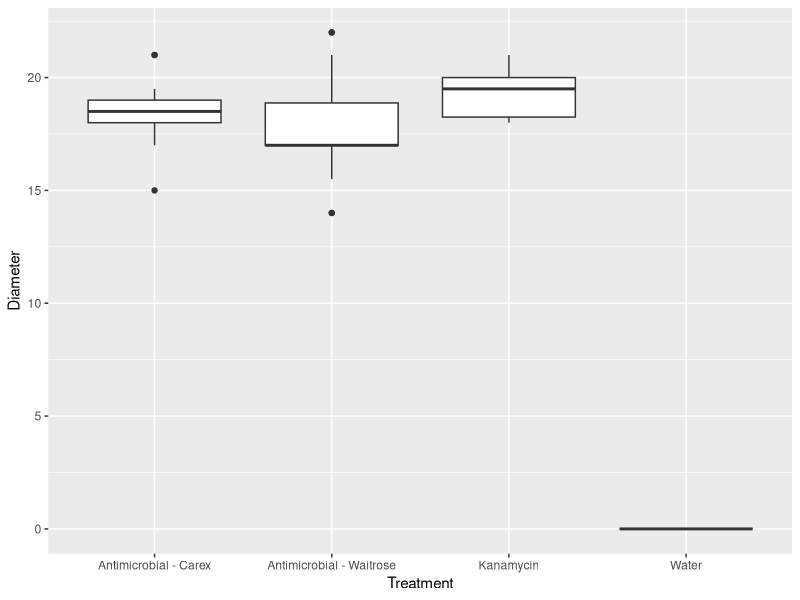

Here is the R script that generated this plot: (Note: this script raises an error after producing the figure.)
######################################################################
#                                                                    #
#   The effect of 2 different antimicrobial substances on the        #
#   prevention of E.Coli microbial growth.                           #
#                                                                    #
######################################################################

######################################################################
#                             Overview                               #
######################################################################

# The data included in ecoli.xlsx is from an investigation on the efficacy of  
# two different antimicrobial substances on preventing the growth of E.coli 
# microbe.The data measures diameter of inhibition zones around the antimicrobe,
# which gives an indication of bacterial growth prevention.

# The data is organised into two columns, one for type of antimicrobe
# and one for innoculation zone diameter. In each sheet there are two columns:
#    Only one type of antimicrobe is used: E.Coli - using same growth media.
#    Four antimicrobial agents: Waitrose Antibacterial hand wash, Carex handwash,
#           Kanamtcin antibiotic (positve control) and water (negative control)


######################################################################
#                            Set up                                  #
######################################################################

# Packages to Run
library(tidyverse) 
# for summarising and plotting
# Hadley Wickham (2017). tidyverse: Easily Install and Load the
# 'Tidyverse'. R package version 1.2.1.
# https://CRAN.R-project.org/package=tidyverse

library(readxl)
# for importing excel worksheets
# Hadley Wickham and Jennifer Bryan (2019). readxl: Read Excel
# Files. R package version 1.3.1.
# https://CRAN.R-project.org/package=readxl

library(writexl)
# For exporting summary of variables into an excel table format
# Ooms J (2023). writexl: Export Data Frames to Excel 'xlsx' Format. 
# R package version 1.4.2
# https://CRAN.R-project.org/package=writexl

######################################################################
#                    Import and describe data                        #
######################################################################

# Read in the excel data - Excell data is already in Tidy format
# so no need to reformat. There is only one dataset.
ecoli <- read_excel("raw_data/ecoli.xlsx")

# view data and check structure
View(ecoli)
str(ecoli)
# tibble [80 × 3] (S3: tbl_df/tbl/data.frame)
#   $ Bacteria : chr [1:80] "E.Coli" "E.Coli" "E.Coli" "E.Coli" ...
#   $ Treatment: chr [1:80] "Antimicrobial - Waitrose" "Antimicrobial - Waitrose" ...
#   $ Diameter : num [1:80] 22 15.5 17 18 20 17 19 17 18 16 ...

# Explore variables
ecoli %>% group_by(Treatment) %>% count()
# Total of 60 disks used for antimicrobial agent.
# 10 disks for kanamycin were used and randomly assigned to 10 plates
# 10 disks for water were used and randomly asigned to the remaining 10 plates
# Groups:   Treatment [4]
# Treatment     n
# <chr>     <int>
# 1 Carex        30
# 2 Kanamycin    10
# 3 Waitrose     30
# 4 Water        10

summary(ecoli$Diameter)
# No values in the dataset are extreme outliers / differ greatly from the majority
# All values for water are 0, lowest value from antimicrobials is 15
# The diameter variable is a measure that we would expect to be normally distributed.
#       Min. 1st Qu.  Median    Mean 3rd Qu.    Max. 
#       0.00   17.00   18.00   15.91   19.00   22.00 

######################################################################
#                     Exploratory Analysis                           #
######################################################################

# quick plot of the data
ggplot(data = ecoli,
       aes(x = Treatment, y = Diameter)) + 
  geom_boxplot()
# overall - Both antimicrobials appear to show similarities in efficacy, with
# values mainly falling between 17mm and 20mm. Both antimicrobes appear as
# effective as Kanamycin antibiotic used as positive control.

# Summarise the data
# Include mean, standard deviation(sd) and standard error(se)
ecolisum <- ecoli %>% 
  group_by(Treatment) %>% 
  summarise(mean = mean(Diameter),
            std = sd(Diameter),
            n = length(Diameter),
            se = std/sqrt(n))

# Export data as table to be used within lab report.
# Data exported in .xlsx format.
write_xlsx(ecolisum, "figures/Table2.xlsx")

# conclusion: n = 30 for each antimicrobial is relatively
# small but the design is balanced, the data includes little decimal places,
# meaning repeated values are common. Extreme values do not effect the data however.

# We will carry out a one-way ANOVA test.We have one explanatory variable, "Diameter" 
# comprising 4 levels. The data appears normally distributed therefore one-way 
# ANOVA is the desired test - we will check the assumptions after building the model

######################################################################
#                     Statistical Analysis                           #
######################################################################

# The one-way ANOVA test assumes the “residuals” are normally distributed and 
# have homogeneity of variance (variances around means of two or more samples 
# are considered equal).

# Run the one-way ANOVA to examine the effect of antimicrobial and whether their 
# effects are independant.
mod <- aov(data = ecoli, Diameter ~ Treatment)
# Summarise the data
summary(mod)

#             Df Sum Sq Mean Sq F value Pr(>F)    
# Treatment    3   2916   972.1   439.7 <2e-16 ***
# Residuals   76    168     2.2                   
# ---
# Signif. codes:  0 ‘***’ 0.001 ‘**’ 0.01 ‘*’ 0.05 ‘.’ 0.1 ‘ ’ 1

# There is a highly significant effect of Antimicrobial on the diameter (mm)
# of bacterial colonies (F = 439.7; d.f = 3, 76; p = <0.001).

# Post-Hoc test. Only done after significant ANOVA. The ANOVA tells you at least 
# two of means differ, the post-hoc test tells you where the differences are.
# Carry out a Tukey Honest Signifcant differences test to establish where 
# signifcant differences bewteen Antimicrobial treatment combinations are.
TukeyHSD(mod)
# $Treatment
#                                                   diff         lwr        upr     p adj
# Antimicrobe - Waitrose-Antimicrobe - Carex  -0.7333333  -1.7418237   0.275157 0.2324827
# Kanamycin-Antimicrobe - Carex                0.9333333  -0.4928874   2.359554 0.3210715
# Water-Antimicrobe - Carex                  -18.3666667 -19.7928874 -16.940446 0.0000000
# Kanamycin-Antimicrobe - Waitrose             1.6666667   0.2404459   3.092887 0.0154117
# Water-Antimicrobe - Waitrose               -17.6333333 -19.0595541 -16.207113 0.0000000
# Water-Kanamycin                            -19.3000000 -21.0467566 -17.553243 0.0000000

# Plot the Post-Hoc
plot(TukeyHSD(mod))
# examine residuals. plot model residuals
# against examined residuals

plot(mod, which = 1)
# The group means are the fitted (or predicted) values; 
# each residual is the difference between the mean and 
# the actual value.

# examine normality of the model residuals we use a histogram
hist(mod$residuals)
# use shapiro test
shapiro.test(mod$residuals)
#   Shapiro-Wilk normality test
#   data:  mod$residuals
#   W = 0.94593, p-value = 0.00203

# CONCLUSION: the residuals are normally distributed. The 
# histogram is roughly normal - it's symmetrical - and 
# the shapiro test is NS.


######################################################################
#                                 Figure                             #
######################################################################

# Illustrating
# Add annotations for significance "***"

ggplot() +
  geom_point(data = ecoli, aes(x = Treatment , y = Diameter),
             position = position_jitter(width = 0.1, height = 0),
             colour = "gray50") +
  geom_errorbar(data = ecolisum, 
                aes(x = Treatment, ymin = mean - se, ymax = mean + se),
                width = 0.3) +
  geom_errorbar(data = ecolisum, 
                aes(x = Treatment, ymin = mean, ymax = mean),
                width = 0.2) +
  scale_y_continuous(name = expression(Diameter~of~resistance~zone~(mm)),
                     limits = c(0, 25), 
                     expand = c(0, 0)) +
  scale_x_discrete(labels = c("Carex", "Waitrose", "Kanamycin", "dH20"), 
                   name = "Treatment") +
  annotate("segment", x = 1, xend = 2,   
           y = 23, yend = 23, 
           colour = "black") +
  # short horizontal, x and xend are the same at harbour (xend = 2)
  # y and yend are slightly apart
  annotate("segment", x = 2, xend = 2, 
           y = 23, yend = 22.5,
           colour = "black") +
  # short horizontal, x and xend are the same at bladdernose (x = 1)
  # y and yend are slightly apart
  annotate("segment", x = 1, xend = 1,
           y = 23, yend = 22.5,
           colour = "black") +
  # The text
  annotate("text", x = 1.5,  y = 23.3, size=10,
           label = expression("***")) +
  theme_classic()

# Assign to fig1.
fig1 <- ggplot() +
  geom_point(data = ecoli, aes(x = Treatment , y = Diameter),
             position = position_jitter(width = 0.1, height = 0),
             colour = "gray50") +
  geom_errorbar(data = ecolisum, 
                aes(x = Treatment, ymin = mean - se, ymax = mean + se),
                width = 0.3) +
  geom_errorbar(data = ecolisum, 
                aes(x = Treatment, ymin = mean, ymax = mean),
                width = 0.2) +
  scale_y_continuous(name = expression(Diameter~of~resistance~zone~(mm)),
                     limits = c(0, 25), 
                     expand = c(0, 0)) +
  scale_x_discrete(labels = c("Carex", "Waitrose", "Kanamycin", "dH20"), 
                   name = "Treatment") +
  annotate("segment", x = 1, xend = 2,   
           y = 23, yend = 23, 
           colour = "black") +
  # short horizontal, x and xend are the same at harbour (xend = 2)
  # y and yend are slightly apart
  annotate("segment", x = 2, xend = 2, 
           y = 23, yend = 22.5,
           colour = "black") +
  # short horizontal, x and xend are the same at bladdernose (x = 1)
  # y and yend are slightly apart
  annotate("segment", x = 1, xend = 1,
           y = 23, yend = 22.5,
           colour = "black") +
  # The text
  annotate("text", x = 1.5,  y = 23.3, size=10,
           label = expression("***")) +
  theme_classic()

# Figure 1. The effect of Different antimicrobials on preventing  
# the growth of E.coli. Error bars are +/- 1 S.E. Comparisons are
# significant under post-hoc testing with Tukey's Honest 
# Significant Difference test.

# figure saving settings
units = "in"
fig_w <- 5
fig_h <- 4
dpi <- 300
device <- "png" 

# Saving figure 1 to figures folder
ggsave("figures/figure1.png", 
       plot = fig1, 
       device = device,
       width = fig_w, 
       height = fig_h,
       units = units,
       dpi = dpi)


######################################################################
#                         END OF ANALYSIS                            #
######################################################################





